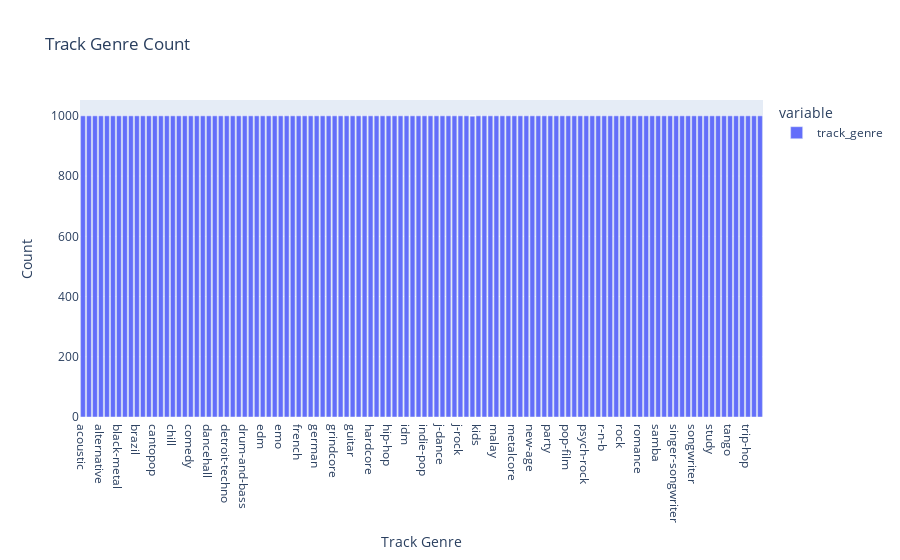

The notebook cell saved with this chart:
### Markdown cell above
## EDA

### Code cell
pl_genre_count_high = df.groupby('track_genre')['track_genre'].count()
fig = px.bar(pl_genre_count_high, labels = {'index': 'Track Genre', 'value': 'Count'}, title = 'Track Genre Count')
fig

### Figure 1 — Plotly figure (JSON) as saved in the notebook; plotly's stock layout.template omitted (floating-point values rounded to 4 significant figures)
{"data": [{"alignmentgroup": "True", "hovertemplate": "variable=track_genre<br>Track Genre=%{x}<br>Count=%{y}<extra></extra>", "legendgroup": "track_genre", "marker": {"color": "#636efa", "pattern": {"shape": ""}}, "name": "track_genre", "offsetgroup": "track_genre", "orientation": "v", "showlegend": true, "textposition": "auto", "type": "bar", "x": ["acoustic", "afrobeat", "alt-rock", "alternative", "ambient", "anime", "black-metal", "bluegrass", "blues", "brazil", "breakbeat", "british", "cantopop", "chicago-house", "children", "chill", "classical", "club", "comedy", "country", "dance", "dancehall", "death-metal", "deep-house", "detroit-techno", "disco", "disney", "drum-and-bass", "dub", "dubstep", "edm", "electro", "electronic", "emo", "folk", "forro", "french", "funk", "garage", "german", "gospel", "goth", "grindcore", "groove", "grunge", "guitar", "happy", "hard-rock", "hardcore", "hardstyle", "heavy-metal", "hip-hop", "honky-tonk", "house", "idm", "indian", "indie", "indie-pop", "industrial", "iranian", "j-dance", "j-idol", "j-pop", "j-rock", "jazz", "k-pop", "kids", "latin", "latino", "malay", "mandopop", "metal", "metalcore", "minimal-techno", "mpb", "new-age", "opera", "pagode", "party", "piano", "pop", "pop-film", "power-pop", "progressive-house", "psych-rock", "punk", "punk-rock", "r-n-b", "reggae", "reggaeton", "rock", "rock-n-roll", "rockabilly", "romance", "sad", "salsa", "samba", "sertanejo", "show-tunes", "singer-songwriter", "ska", "sleep", "songwriter", "soul", "spanish", "study", "swedish", "synth-pop", "tango", "techno", "trance", "trip-hop", "turkish", "world-music"], "xaxis": "x", "y": [1000, 1000, 1000, 1000, 1000, 1000, 1000, 1000, 1000, 1000, 1000, 1000, 1000, 1000, 1000, 1000, 1000, 1000, 1000, 1000, 1000, 1000, 1000, 1000, 1000, 1000, 1000, 1000, 1000, 1000, 1000, 1000, 1000, 1000, 1000, 1000, 1000, 1000, 1000, 1000, 1000, 1000, 1000, 1000, 1000, 1000, 1000, 1000, 1000, 1000, 1000, 1000, 1000, 1000, 1000, 1000, 1000, 1000, 1000, 1000, 1000, 1000, 1000, 1000, 1000, 999, 1000, 1000, 1000, 1000, 1000, 1000, 1000, 1000, 1000, 1000, 1000, 1000, 1000, 1000, 1000, 1000, 1000, 1000, 1000, 1000, 1000, 1000, 1000, 1000, 1000, 1000, 1000, 1000, 1000, 1000, 1000, 1000, 1000, 1000, 1000, 1000, 1000, 1000, 1000, 1000, 1000, 1000, 1000, 1000, 1000, 1000, 1000, 1000], "yaxis": "y"}], "layout": {"barmode": "relative", "legend": {"title": {"text": "variable"}, "tracegroupgap": 0}, "title": {"text": "Track Genre Count"}, "xaxis": {"anchor": "y", "domain": [0, 1], "title": {"text": "Track Genre"}}, "yaxis": {"anchor": "x", "domain": [0, 1], "title": {"text": "Count"}}}}
